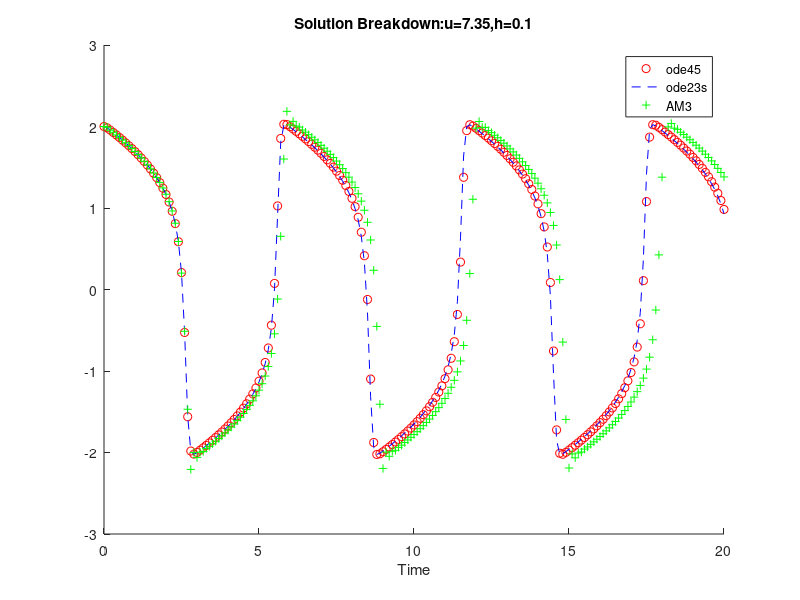

Source code (MATLAB):


tic

 u = 7 % breakdown at u = 9 for h = 0.1
 h = 0.1; %breakdown at h = 0.7 for u = 1
    

t=[0:h:20]';
N = length(t);


x = zeros(1,N);
x(1) = 2;
y = zeros(1,N);
y(1) = 0;

h = 0.1; %Step Size



    fx = @(x,y) y;
    fy = @(x,y) u*(1-x*x)*y - 3*x;
    
    % Generating second initial value using 3RK
    k1 = [fx(x(1), y(1));
         fy(x(1), y(1))];
    k2 = [fx(x(1) + (h/2)*k1(1), y(1) + (h/2)*k1(2));
         fy(x(1) + (h/2)*k1(1), y(1) + (h/2)*k1(2))];
    k3 = [fx(x(1) - h*k1(1) + 2*h*k2(1), y(1) - h*k1(2) + 2*h*k2(2));
         fy(x(1) - h*k1(1) + 2*h*k2(1), y(1) - h*k1(2) + 2*h*k2(2))];
    x(2) = x(1) + (h/6)*(k1(1) + 4*k2(1) + k3(1));
    y(2) = y(1) + (h/6)*(k1(2) + 4*k2(2) + k3(2));
    
    % Initiating Adam-Moulton
    for i = 2:N-1
        for k=1:100
            x(i+1) = x(i) + (h/12)*(5*fx(x(i+1),y(i+1)) + 8*fx(x(i),y(i))- fx(x(i-1),y(i-1)));
            y(i+1) = y(i) + (h/12)*(5*fy(x(i+1),y(i+1)) + 8*fy(x(i),y(i))- fy(x(i-1),y(i-1)));
        end
    end

f=@(t,x0) [x0(2), u*(1-x0(1)^2)*x0(2)-3*x0(1)]';
y0=[2;0];
t= [0:0.1:20]';
[t0,x0]=ode45(f,t,y0);
  
f=@(t,x1) [x1(2), u*(1-x1(1)^2)*x1(2)-3*x1(1)]';
[t0,x1]=ode23s(f,t,y0);
hold on
plot(t,x0(:,1),'ro')
plot(t,x1(:,1),'b--')
plot(t,x,'g+')
legend('ode45','ode23s','AM3')
xlabel('Time')
title('Solution Breakdown:u=7.35,h=0.1')
hold off
timetaken=toc







